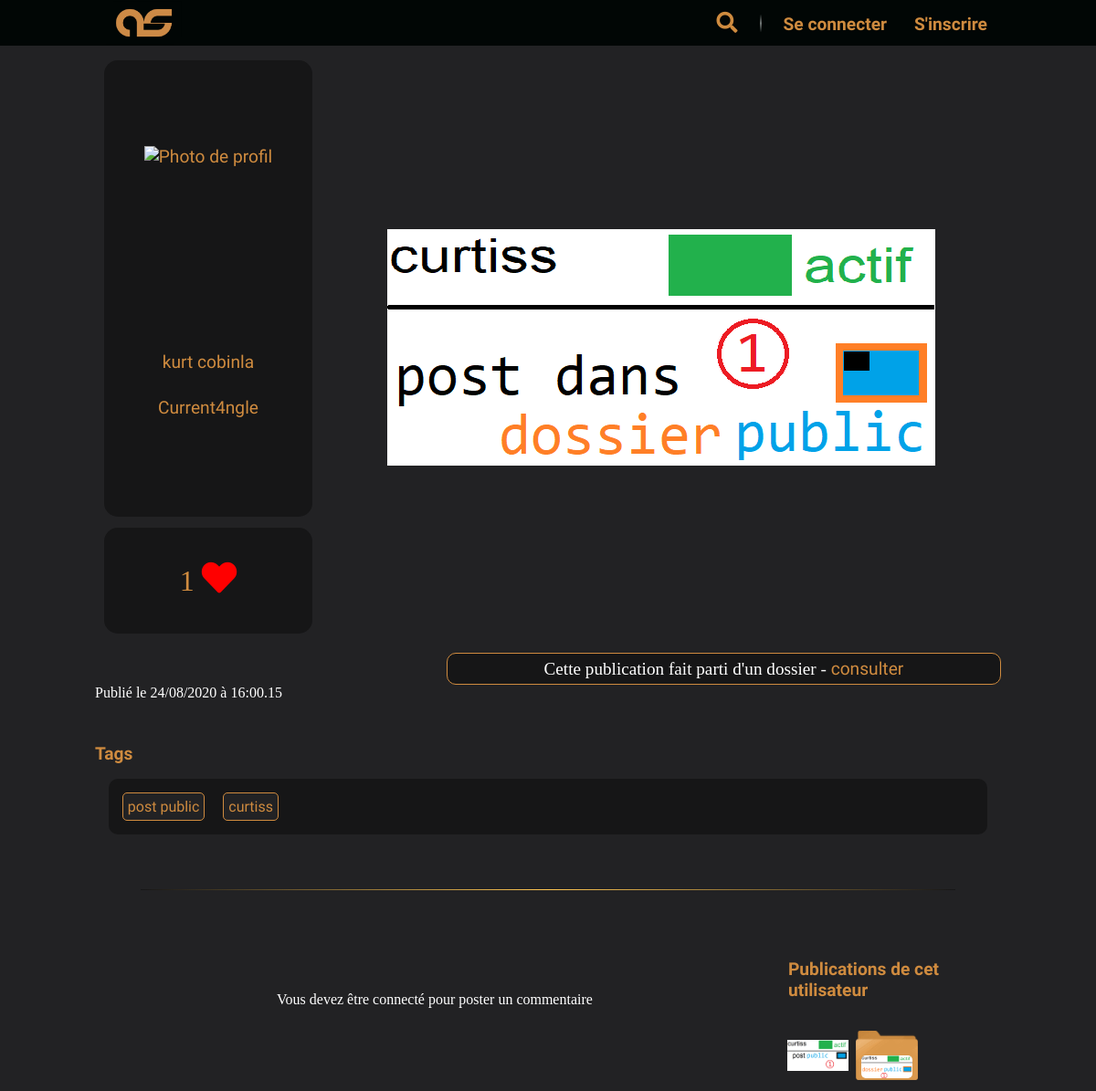
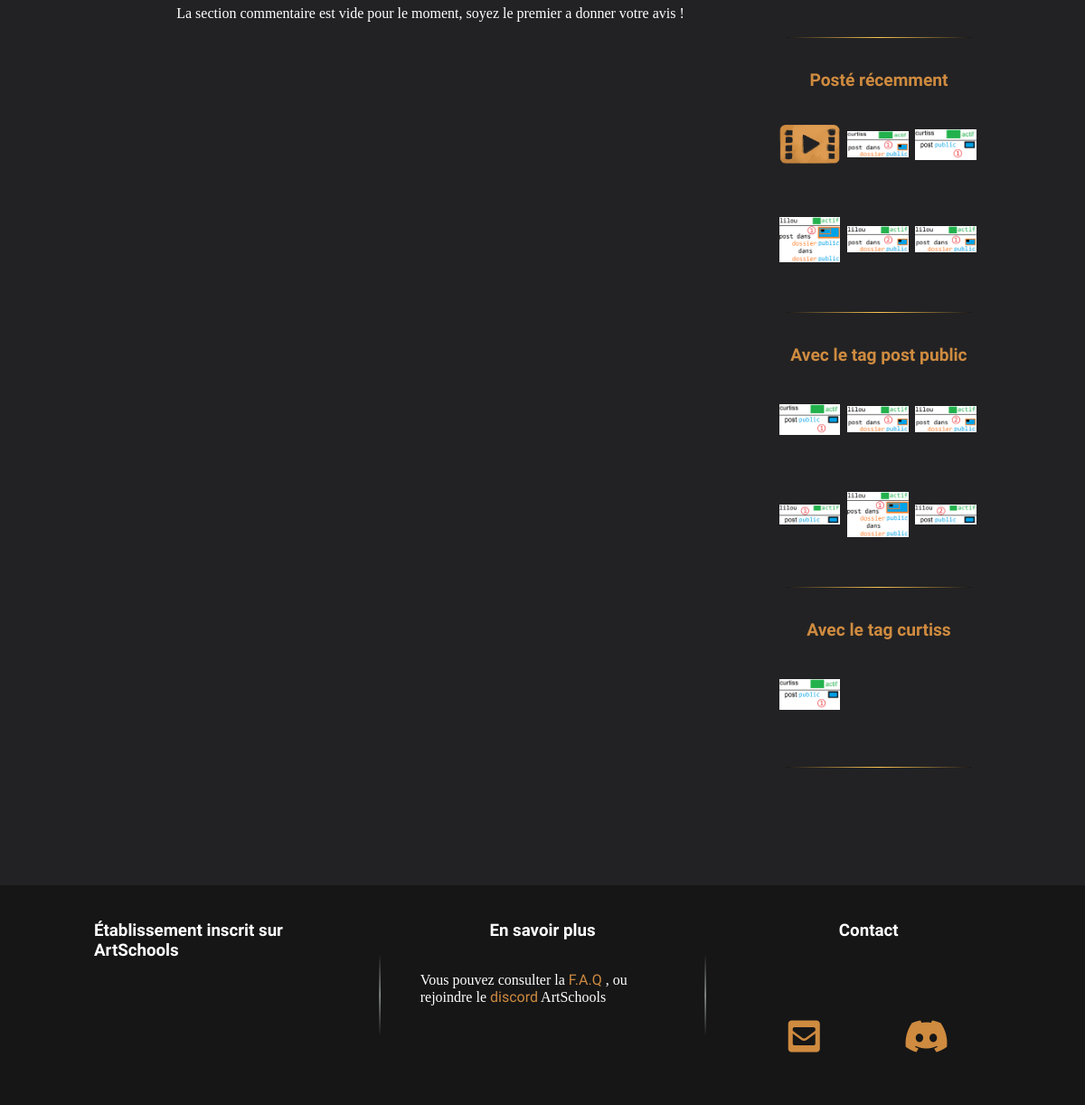
/P5_01_Code/index.php?action=post&id=166, run on the app's committed database (2 pictures, top to bottom).
### tables this page shows
CREATE TABLE IF NOT EXISTS `as_user` (
  `id` int(11) NOT NULL AUTO_INCREMENT,
  `pseudo` varchar(50) NOT NULL,
  `firstName` varchar(100) DEFAULT NULL,
  `lastName` varchar(100) DEFAULT NULL,
  `mail` varchar(255) NOT NULL,
  `school` varchar(255) NOT NULL,
  `schoolGroup` varchar(50) DEFAULT NULL,
  `password` varchar(255) NOT NULL,
  `temporaryPassword` text DEFAULT NULL,
  `beingReset` tinyint(1) NOT NULL DEFAULT 0,
  `nbWarning` int(11) NOT NULL DEFAULT 0,
  `isBan` tinyint(1) NOT NULL DEFAULT 0,
  `isAdmin` tinyint(1) NOT NULL DEFAULT 0,
  `isModerator` tinyint(1) NOT NULL DEFAULT 0,
  `isActive` tinyint(1) NOT NULL DEFAULT 1,
  `profileBannerInfo` text DEFAULT NULL,
  `profilePictureInfo` text DEFAULT NULL,
  `profileTextInfo` text DEFAULT NULL,
  PRIMARY KEY (`id`)
);

CREATE TABLE IF NOT EXISTS `as_post` (
  `id` int(11) NOT NULL AUTO_INCREMENT,
  `idAuthor` int(11) NOT NULL,
  `school` varchar(100) NOT NULL,
  `title` varchar(30) DEFAULT NULL,
  `filePath` text DEFAULT NULL,
  `urlVideo` varchar(355) DEFAULT NULL,
  `description` text DEFAULT NULL,
  `datePublication` datetime NOT NULL,
  `isPrivate` tinyint(1) NOT NULL,
  `authorizedGroups` text DEFAULT NULL,
  `postType` varchar(10) NOT NULL,
  `fileType` varchar(10) NOT NULL,
  `onFolder` int(11) DEFAULT NULL,
  `tags` text DEFAULT NULL,
  `nbLike` int(11) NOT NULL DEFAULT 0,
  PRIMARY KEY (`id`),
  KEY `idAuthor` (`idAuthor`)
);

### P5_01_Code/view/frontend/postView.php (the view, shortened to what the rows shown need)
<?php
$post = $data['post'];
$asidePosts = $data['asidePosts'];
$author = $data['author'];
?>
<section id="viewPost" class="container">
    <article class="fullWidth">
        <section>
            <aside id="authorProfile">
                <?php
                if ($author !== null) {
                    ?>
                    <a href="index.php?action=userProfile&userId=<?=$author->getId()?>">
                        <img src="<?=$author->getProfilePicture()?>" alt="Photo de profil">
                    </a>
                    <div>
                        <a href="index.php?action=userProfile&userId=<?=$author->getId()?>">
                            <span><?=$author->getFirstName()?> <?=$author->getLastName()?></span>
                        </a>
                        <?php
                            if ($author->getSchool() !== NO_SCHOOL) {
                                ?>
                                    <a href="index.php?action=schoolProfile&school=<?=$author->getSchool()?>">
                                        <span><?=$author->getSchool()?></span>
                                    </a>
                                <?php
                            }
                        ?>
                    </div>
                    <?php
                } else {
                    echo '<div>L\'auteur de cette publication n\'existe plus</div>';
                }
                ?>
            </aside>
            <aside id="optionList">
                <nav>
                    <ul>
                        <?php
                        echo '<li id="nbLike"><span><span>' . $post->getNbLike() . '</span><i class="fas fa-heart"></i></span></li>';
                        ?>
                    </ul>
                </nav>
            </aside>
        </section>
        <section>
            <?php
            !empty($post->getTitle()) ? $alt = $post->getTitle() : $alt = 'Publication';
            switch ($post->getFileType()) {
                case 'image' :
                    echo '<a href="' . $post->getFilePath() . '"><img class="fileImage" src="' . $post->getFilePath() . '" alt="' . $alt . '"></a>';
                    break;
            }
            ?>
        </section>
    </article>
    <?php
    if (!empty($post->getlistTags())) {
        echo '<section id="listTags">';
        echo '<h2>Tags</h2>';
        echo '<aside>';
        echo '</aside></section>';
    }
    ?>
    <section id="commentsAndRelatedPosts">
        <aside id="relatedPosts">
            <?php
            if (!empty($asidePosts['public'])) {
                $asidePosts['postType'] === 'userPost' ? $entity = 'utilisateur' : $entity = 'établissement';
                echo '<h1>Publications de cet ' . $entity . '</h1>';
                echo '<div>';
                foreach ($asidePosts['public'] as $post) {
                    if ($post['fileType'] === 'folder' && $post['filePath'] !== 'public/images/folder.png') {
                        echo '<figure title="' . $post['title'] . '" class="postOnAside">';
                        echo '<a href="index.php?action=post&id=' . $post['id'] . '">';
                        echo '<img class="thumbnailFolder" src="' . $post['filePath'] . '" alt="Aperçu de la publication">';
                        echo '</a></figure>';
                    } else {
                        echo '<figure title="' . $post['title'] . '" class="postOnAside">';
                        echo '<a href="index.php?action=post&id=' . $post['id'] . '">';
                        !empty($post['title']) ? $alt = $post['title'] : $alt = 'Publication';
                        echo '<img src="' . $post['filePath'] . '" alt="' . $alt . '">';
                        echo '</a></figure>';
                    }
                }
                echo '</div><hr>';
            }
            if (!empty($asidePosts['lastPosted'])) {
                echo '<h1>Posté récemment</h1>';
                echo '<div>';
                foreach ($asidePosts['lastPosted'] as $post) {
                    if (empty($post->getFilePath()) || $post->getFileType() === 'compressed') {
                        switch ($post->getFileType()) {
                            case 'video' :
                                $post->setFilePath('public/images/defaultVideoThumbnail.png');
                                break;
                        }
                    }
                    if ($post->getFileType() === 'folder' && $post->getFilePath() !== 'public/images/folder.png') {
                        echo '<figure title="' . $post->getTitle() . '" class="postOnAside">';
                        echo '<a href="index.php?action=post&id=' . $post->getId() . '">';
                        echo '<img class="thumbnailFolder" src="' . $post->getFilePath() . '" alt="Aperçu de la publication">';
                        echo '<img src="public/images/folder.png" alt="Publication de type dossier">';
                        echo '</a></figure>';
                    } else {
                        echo '<figure title="' . $post->getTitle() . '" class="postOnAside">';
                        echo '<a href="index.php?action=post&id=' . $post->getId() . '">';
                        !empty($post->getTitle()) ? $alt = $post->getTitle() : $alt = 'Publication';
                        echo '<img src="' . $post->getFilePath() . '" alt="' . $alt . '">';
                        echo '</a></figure>';
                    }
                }
                echo '</div><hr>';
            }
            if (!empty($asidePosts['withTag'])) {
                foreach ($asidePosts['withTag'] as $key => $arrTagPosts) {
                    if (!empty($arrTagPosts)) {
                        echo '<h1>Avec le tag ' . $key . '</h1>';
                        echo '<div>';
                        foreach ($arrTagPosts as $post) {
                            if ($post->getFileType() === 'folder' && $post->getFilePath() !== 'public/images/folder.png') {
                                echo '<figure title="' . $post->getTitle() . '" class="postOnAside">';
                                echo '<a href="index.php?action=post&id=' . $post->getId() . '">';
                                echo '<img class="thumbnailFolder" src="' . $post->getFilePath() . '" alt="Aperçu de la publication">';
                                echo '<img src="public/images/folder.png" alt="Publication de type dossier">';
                                echo '</a></figure>';
                            } else {
                                echo '<figure title="' . $post->getTitle() . '" class="postOnAside">';
                                echo '<a href="index.php?action=post&id=' . $post->getId() . '">';
                                !empty($post->getTitle()) ? $alt = $post->getTitle() : $alt = 'Publication';
                                echo '<img src="' . $post->getFilePath() . '" alt="' . $alt . '">';
                                echo '</a></figure>';
                            }
                        }
                        echo '</div><hr>';
                    }
                }
            }
            ?>
        </aside>
    </section>
</section>

### data on the page
as_user: firstName "kurt", lastName "cobinla", school "Current4ngle"
as_post: nbLike "1", filePath (picture), filePath+fileType (picture), isPrivate 0 (drawn)
as_post: filePath+fileType (picture)
as_post: filePath (picture)
as_post: shows a picture
as_post: filePath (picture)
as_post: filePath (picture)
as_post: filePath (picture)
as_post: filePath (picture)
as_post: filePath (picture)

### other printed values
$post->getDatePublication() "24/08/2020 à 16:00.15"
$tag "post public"
$tag "curtiss"
$entity "utilisateur"
$key "post public"
$key "curtiss"
